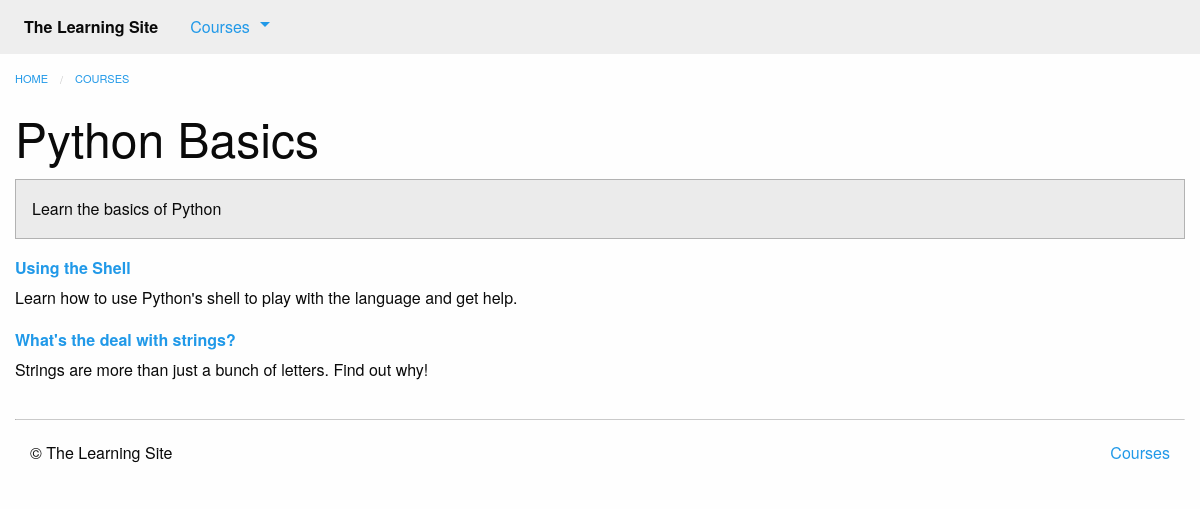
Before: /courses/1/ with the older database file.
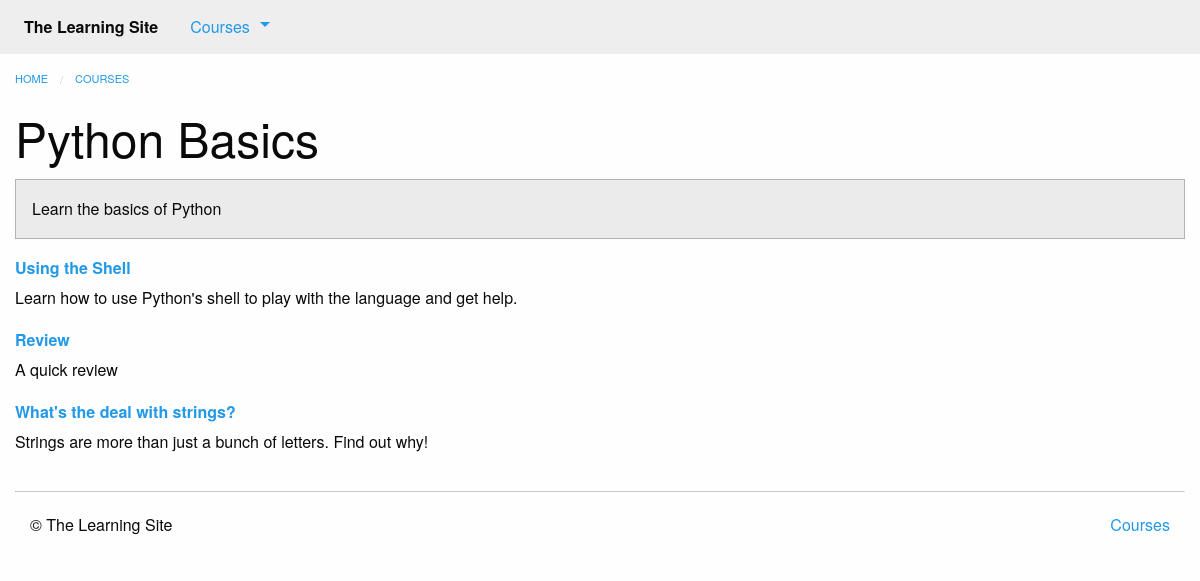
After: the same page with the newer database file.
### courses/models.py (models this page shows, shortened)
class Step(models.Model):
    title = models.CharField(max_length=255)
    description = models.TextField()
    order = models.IntegerField(default=0)
    course = models.ForeignKey(Course)
    class Meta:
        abstract = True
        ordering = ['order',]

class Text(Step):
    content = models.TextField(blank=True, default='')
    def get_absolute_url(self):
        return reverse('courses:text', kwargs={
                'course_pk': self.course_id,
                'step_pk': self.id
            })

class Quiz(Step):
    total_questions = models.IntegerField(default=4)
    class Meta:
        verbose_name_plural = "Quizzes"
    def get_absolute_url(self):
        return reverse('courses:quiz', kwargs={
                'course_pk': self.course_id,
                'step_pk': self.id
            })

### courses/views.py (the view)
# urls.py: url(r'(?P<pk>\d+)/$', views.course_detail, name='detail'),
def course_detail(request, pk):
    course = get_object_or_404(models.Course, pk=pk)
    steps = sorted(chain(course.text_set.all(), course.quiz_set.all()),
                   key=lambda step: step.order)
    return render(request, 'courses/course_detail.html', {
            'course': course,
            'steps': steps
        })

### courses/templatetags/course_extras.py (called while the page is built)
@register.inclusion_tag('courses/course_nav.html')
def nav_courses_list():
    courses = Course.objects.all()[:5]
    return {'courses': courses}

@register.filter('markdown_to_html')
def markdown_to_html(markdown_text):
    html_body = markdown2.markdown(markdown_text)
    return mark_safe(html_body)

### courses/templates/courses/course_detail.html (shortened to what this page needs)
{% extends "courses/layout.html" %}
{% load course_extras %}
{% block content %}
    <div class="row columns">
        {{ block.super }}
        <article>
            <h1 class="">{{ course.title }}</h1>
            <div class="callout secondary">
                {{ course.description|markdown_to_html }}
            </div>
            <dl>
                {% for step in steps %}
                    <dt>
                        <a href="{{ step.get_absolute_url }}">{{ step.title }}</a>
                    </dt>
                    <dd>{{ step.description|markdown_to_html }}</dd>
                {% endfor %}
            </dl>
        </article>
    </div>
{% endblock %}

Changed rows visible on the page:
added Quiz: title "Review", description "A quick review"
